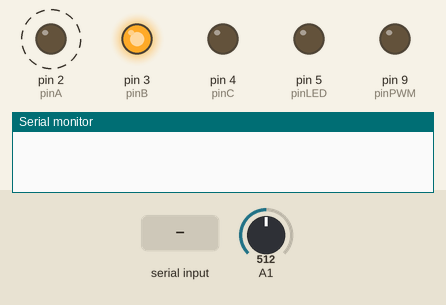
The sketch below on a simulated Arduino Uno, built with avr-gcc and run on an emulated ATmega328P. Parts: output pins drawn as LEDs (lit = HIGH), the last lines printed to the serial monitor. Dashed ring = blinking. Inputs (shaded band) come from the test bench; at power-on: A1 = 512.

Above: at 1.2 s.
1.3 s: "90,45\n" received over Serial
At 2.7 s:
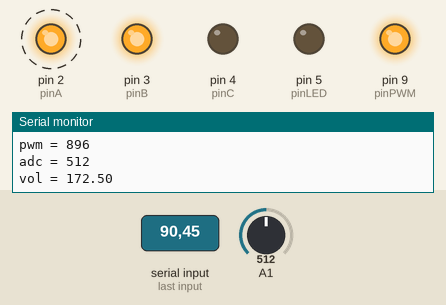
4.3 s: "30,150\n" received over Serial
At 6.8 s:
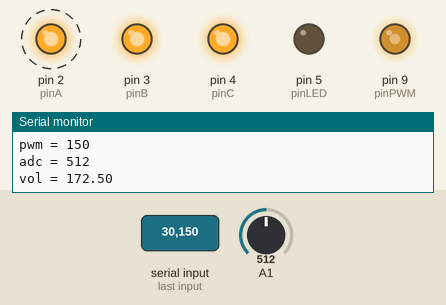
7.3 s: "5\n" received over Serial
At 8.7 s:
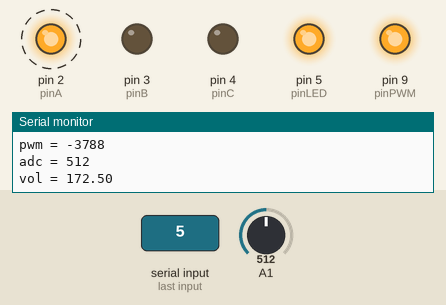
10.3 s: "30,150\n" received over Serial
At 12.8 s:
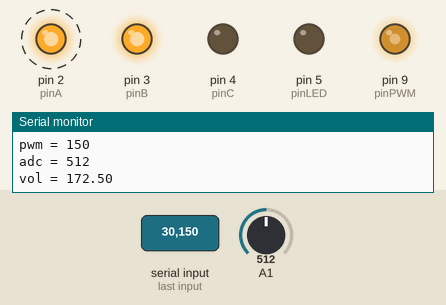
13.3 s: "90\n" received over Serial
At 14.6 s:
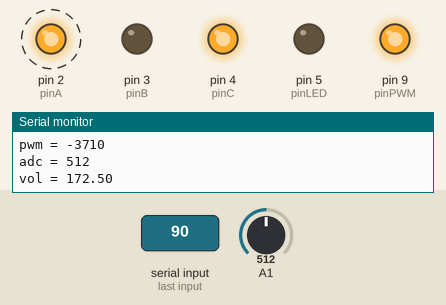
Timing chart, 0 to 26.3 s (numbered marks = the images above; inputs shaded):
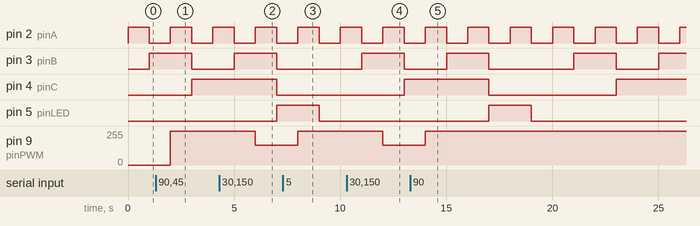

The sketch:

nixie_tube.ino
```cpp
//#include <stdio.h>
//#include <avr/io.h>
#include <avr/interrupt.h>
//#include <util/delay_basic.h>

#define pinPWM 9
#define pinLED 5

#define pinA 2
#define pinB 3
#define pinC 4
#define pinD 5

int i=0;

void setup()
{
  Serial.begin(9600);
  pinMode(pinPWM, OUTPUT);
  pinMode(pinLED, OUTPUT);
  pinMode(pinA, OUTPUT);
  pinMode(pinB, OUTPUT);
  pinMode(pinC, OUTPUT);
  pinMode(pinD, OUTPUT);

  digitalWrite(pinLED, HIGH);

  initPWM();
  OCR1A = 0;
}

float vol;

/*void loop()
{
  delay(500);
  vol = analogRead(A1);
  vol = vol * 345 / 1024;
  if (vol < 170) OCR1A++;
  if (vol > 190) OCR1A--;

  Serial.print("pwm = ");
  Serial.println(OCR1A);
  Serial.print("vol = ");
  Serial.println(vol);
  Serial.println("");

  if (vol > 200 || OCR1A > 100)
  {
    Serial.print("ESTOUROU");
    OCR1A = 0;
    while(HIGH);
  }
}*/

void loop()
{
  int total;
  int data[3];
  float vol;

  if (Serial.available() >= 3) {

    for (int i=0; i<3; i++) {
      data[i] = Serial.read() - '0';
    }

    total = data[0] * 100 + data[1] * 10 + data[2];

    Serial.print("pwm = ");
    Serial.println(total);
    OCR1A = total;

    Serial.print("adc = ");
    Serial.println( analogRead(A1));
    Serial.print("vol = ");
    vol = analogRead(A1);
    vol = vol * 345/1024;
    Serial.println(vol);

    Serial.println("");
  }

  i++;
  if (i > 9) i = 0;
  digitalWrite(pinA, i%2);
  digitalWrite(pinB, (i>>1)%2 );
  digitalWrite(pinC, (i>>2)%2 );
  digitalWrite(pinD, (i>>3)%2 );
  delay(1000);

}

void initPWM()
{
   OCR1A = 0;
   //timer 1 - 8 bit Fast PWM - divided by 1024 - non-inverting

   //Cristal 16MHz / 1 / 256 = 62,5 KHz
   //  (0 << CS12) | (0 << CS11) | (1 << CS10)
   TCCR1B = (0 << WGM13) | (1<<WGM12) | (0 << CS12) | (0 << CS11) | (1 << CS10);
   TCCR1A = (0 << WGM11) | (1<<WGM10) | (1 << COM1A1) | (0 << COM1A0);
}
```

Measured:
- after the input at 1.3 s, pin 9 (pinPWM): 0/255 → 255/255 after 0.70 s
- after the input at 4.3 s, pin 9 (pinPWM): 255/255 → 150/255 after 1.7 s
- after the input at 7.3 s, pin 9 (pinPWM): 150/255 → 255/255 after 0.71 s
- after the input at 10.3 s, pin 9 (pinPWM): 255/255 → 150/255 after 1.7 s
- after the input at 13.3 s, pin 9 (pinPWM): 150/255 → 255/255 after 0.71 s
- by itself, pin 2 (pinA): alternates HIGH for 1.0 s and LOW for 1.0 s
